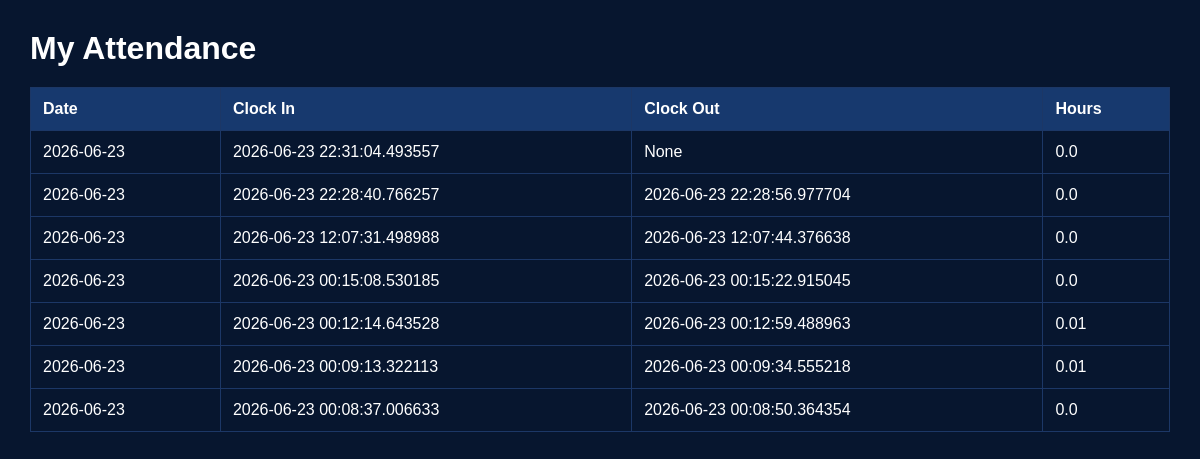
Page /my-attendance (signed in) on the committed database.
### models.py (models this page shows)
class Attendance(db.Model):
    __tablename__ = "attendance"
    id = db.Column(db.Integer, primary_key=True)
    employee_id = db.Column(
        db.Integer,
        db.ForeignKey("employees.id"),
        nullable=False
    )
    date = db.Column(
        db.Date,
        server_default=db.func.current_date(),
        nullable=False
    )
    clock_in_time = db.Column(db.DateTime)
    clock_in_photo = db.Column(db.String(255))
    clock_out_time = db.Column(db.DateTime)
    clock_out_photo = db.Column(db.String(255))
    break_start = db.Column(db.DateTime)
    break_end = db.Column(db.DateTime)
    gps_clock_in = db.Column(db.String(255))
    gps_clock_out = db.Column(db.String(255))
    late_minutes = db.Column(db.Integer, default=0)
    overtime_hours = db.Column(db.Float, default=0)
    total_hours = db.Column(db.Float, default=0)
    status = db.Column(
        db.String(50),
        default="Not Clocked In"
    )
    created_at = db.Column(
        db.DateTime,
        server_default=db.func.now()
    )

### app.py (the view)
@app.route("/my-attendance")
def my_attendance():
    if "employee_id" not in session:
        return redirect(url_for("login"))
    records = Attendance.query.filter_by(
        employee_id=session["employee_id"]
    ).order_by(Attendance.clock_in_time.desc()).all()
    return render_template(
        "my_attendance.html",
        records=records
    )

### templates/my_attendance.html (shortened to what this page needs)
<!DOCTYPE html>
<html>
<head>
<link rel="stylesheet"
      href="{{ url_for('static',
      filename='css/style.css') }}">
</head>
<body>
<div class="dashboard">
<h1>My Attendance</h1>
<table class="table">
<tr>
    <th>Date</th>
    <th>Clock In</th>
    <th>Clock Out</th>
    <th>Hours</th>
</tr>
{% for r in records %}
<tr>
<td>{{ r.date }}</td>
<td>{{ r.clock_in_time }}</td>
<td>{{ r.clock_out_time }}</td>
<td>{{ r.total_hours }}</td>
</tr>
{% endfor %}
</table>
</div>
</body>
</html>

### static/css/style.css (style rules this page uses)
* { margin:0; padding:0; box-sizing:border-box; font-family:Arial,sans-serif; }
body { background:#07162f; color:white; }
.dashboard { padding:30px; }
.table { width:100%; border-collapse:collapse; margin-top:20px; }
.table th, .table td { border:1px solid #1c3766; padding:12px; text-align:left; }
.table th { background:#17396e; }

### rows in the picture
Attendance: date "2026-06-23", clock_in_time "2026-06-23 22:31:04.493557", clock_out_time "None", total_hours "0.0"
Attendance: date "2026-06-23", clock_in_time "2026-06-23 22:28:40.766257", clock_out_time "2026-06-23 22:28:56.977704", total_hours "0.0"
Attendance: date "2026-06-23", clock_in_time "2026-06-23 12:07:31.498988", clock_out_time "2026-06-23 12:07:44.376638", total_hours "0.0"
Attendance: date "2026-06-23", clock_in_time "2026-06-23 00:15:08.530185", clock_out_time "2026-06-23 00:15:22.915045", total_hours "0.0"
Attendance: date "2026-06-23", clock_in_time "2026-06-23 00:12:14.643528", clock_out_time "2026-06-23 00:12:59.488963", total_hours "0.01"
Attendance: date "2026-06-23", clock_in_time "2026-06-23 00:09:13.322113", clock_out_time "2026-06-23 00:09:34.555218", total_hours "0.01"
Attendance: date "2026-06-23", clock_in_time "2026-06-23 00:08:37.006633", clock_out_time "2026-06-23 00:08:50.364354", total_hours "0.0"
